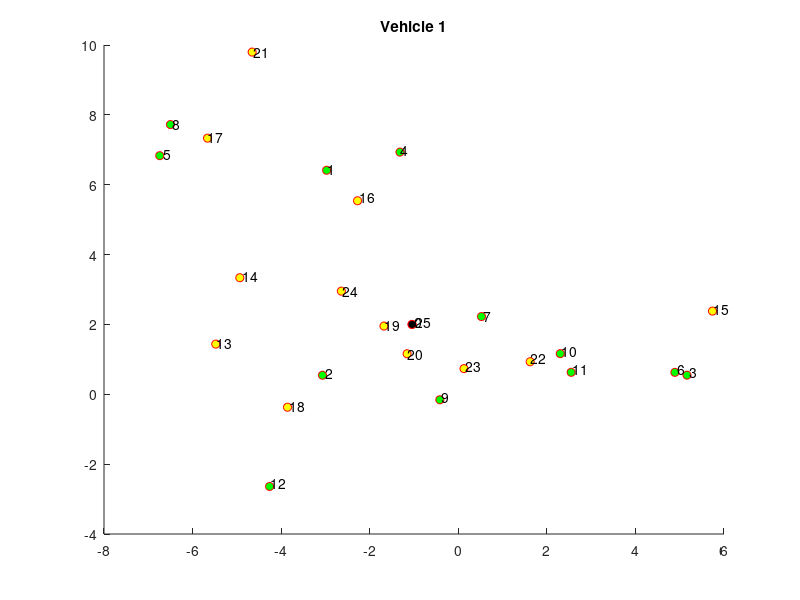
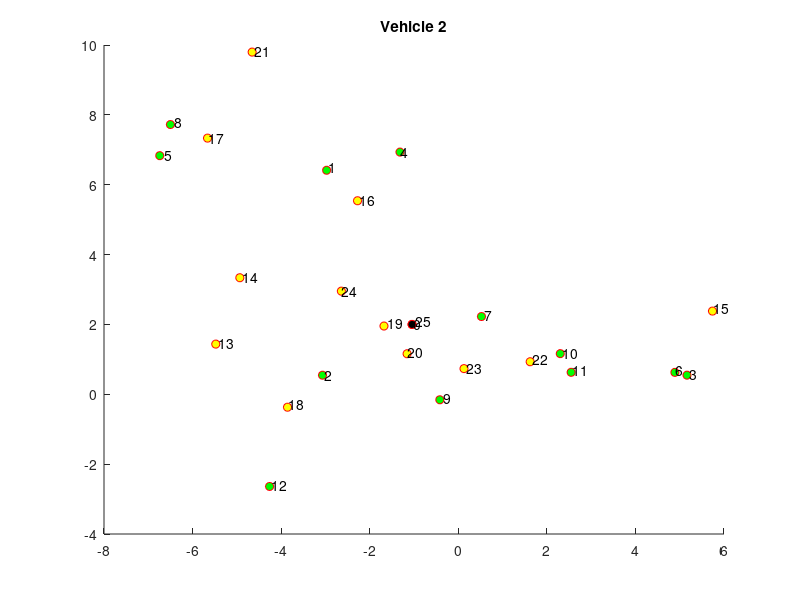
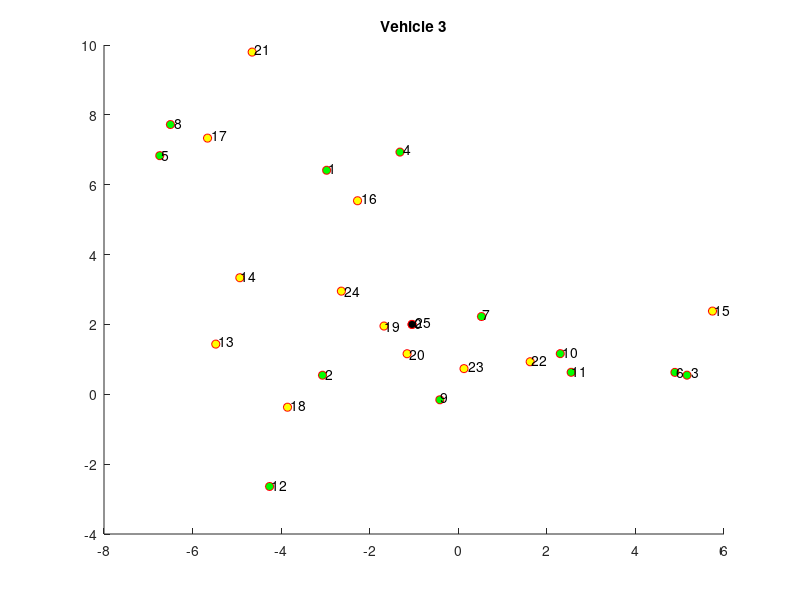

MATLAB code for these plots, in order: (Note: this script raises an error after producing the figures.)

   
 
clc
close all
clear all
[nodes,x_coord,y_coord,d_vec, q_vec,e_vec, l_vec] = textread('pr01_small.txt','%d %f %f %d %d %f %f');
[v_no,v_cap,v_routing_time,v_speed] = textread('vehicles.txt','%d %d %f %f');
 n_s=(size(q_vec,1)-2)/2;
 m=size(v_no,1);
 max_route=max(v_routing_time);
 
 
 
 Max_ride=90;
allowed_delay=15;
 alpha=.6;

    
 global_time=0;
 pool_size=2*n_s+2;
 time_res=5;
    for i=1:m
    served_nodes{i}=[0];
    start_time_mat{i}=[0];
    infeas_nodes_mat{i}=[];
     load_vec{i}=[0];
     current_time_mat{i}=[0];
     waiting_time_mat{i}=zeros(1,2);
    end
    
 served_node_all=[0];
 
 %%%%%%Static Figures%%%

 n=n_s;
 for i=1:m
     point_coordinate=[x_coord y_coord]';
    figure(i)
    scatter(point_coordinate(1,2:n+1),point_coordinate(2,2:n+1),'o','MarkerEdgeColor','r','MarkerFaceColor','g');
    hold on
    scatter(point_coordinate(1,n+2:2*n+1),point_coordinate(2,n+2:2*n+1),'o','MarkerEdgeColor','r','MarkerFaceColor','y');
    scatter(point_coordinate(1,1),point_coordinate(2,1),'o','MarkerEdgeColor','r','MarkerFaceColor','black');
    scatter(point_coordinate(1,2*n+2),point_coordinate(2,2*n+2),'o','MarkerEdgeColor','r','MarkerFaceColor','black');
    for ip=1:2*n+2
        text(point_coordinate(1,ip)+.1*rand,point_coordinate(2,ip)+.1*rand,num2str(ip-1));
    end

 title(['Vehicle ',num2str(i)])

     
 end
 
 %%%%%%%%Initiating some variables%%%%
 k_mov=ones(m,1);
 n_d=7;
  
 i_dyn=1;
 x_range=[-10,10];
 y_range=[-10,10];                                                                                                                                                                      
 n=n_s+n_d;
 n_add=n_s;

 %%%%%%%%%%%%%%%%%%%%%%%%
 

 while (global_time<max_route&&pool_size>0)
     %alpha=alpha+ alpha_increment; 
     for i_v=1:m
         x_line=[];
         y_line=[];                             %%%% current_time_mat{i_v}(1) allows to start serving even after time zero%%%%   
         if current_time_mat{i_v}(end)<=global_time+current_time_mat{i_v}(1)
             cap=v_cap(i_v);
             rout_time=v_routing_time(i_v); 
             speed=v_speed(i_v);
          
             [served_node,start_time,infeas_nodes,current_time,load,waiting]=solve_single(served_node_all,served_nodes{i_v},infeas_nodes_mat{i_v},start_time_mat{i_v},current_time_mat{i_v}(end),load_vec{i_v}(end),cap,speed,Max_ride,x_coord,y_coord,d_vec,q_vec,e_vec,l_vec);
            
             
             
             served_nodes{i_v}=[served_nodes{i_v};served_node];
             start_time_mat{i_v}=[start_time_mat{i_v};start_time];
             infeas_nodes_mat{i_v}=[infeas_nodes_mat{i_v};infeas_nodes];
             current_time_mat{i_v}=[current_time_mat{i_v};current_time];
             load_vec{i_v}=[load_vec{i_v};load];
             
             waiting_time_mat{i_v}=[waiting_time_mat{i_v};waiting];
             if served_node>0
                 served_node_all=[served_node_all;served_node];
             end
             
          
             
             %%%%%%%% Adding routes to figures%%
             
             figure(i_v)
             
             hold on
             %pause(3)
             
             c_t=current_time_mat{i_v}(end);
             title(['Vehicle ',num2str(i_v),', Current time= ',num2str(c_t),', Global time= ',num2str(global_time)]);
             
             
             %               fig_vec(i_v)=fig_vec(i_v)+1;
             %               i_fig= fig_vec(i_v);
             if size(served_nodes{i_v},1)>1
             x_line=[x_coord(served_nodes{i_v}(end-1)+1) ,x_coord(served_nodes{i_v}(end)+1)]';
             y_line=[y_coord(served_nodes{i_v}(end-1)+1) ,y_coord(served_nodes{i_v}(end)+1)]';
             line(x_line,y_line,'Color','m','LineWidth',1);
             x_line=[];
             y_line=[];
             end
             if size(infeas_nodes_mat{i_v},1)>0
                 for i_in=1:size(infeas_nodes_mat{i_v},1)
                     x_infes=x_coord( infeas_nodes_mat{i_v}(i_in)+1);
                     y_infes=y_coord(infeas_nodes_mat{i_v}(i_in)+1);
                     scatter(x_infes,y_infes,'o','MarkerEdgeColor','r','MarkerFaceColor','r');
                 end
             end
             %%%%%%%%%%%%%%%%%%%%%%%%%%%%%%%%%%%%%%%%%%%%%%%%%%
             
             
             
             
             
             
             
             
             
             
             
             
         end
         
         
         %%%%%%%%%%%%%%%%%%%%%%%%%%%%%%%%%%%%%%%%%%%%%
         
         
         
         
         mov{i_v}(k_mov(i_v)) = getframe(gcf);
         k_mov(i_v)=k_mov(i_v)+1;
         
     end
%       served_nodes{1}'
% %             n_add
% %             i_dyn
% %             dyn_req
% disp('here')
%              pause(2)
     
     %figure(i_v)
     %%%%%%If wanna show all steps of global time%%%
     %        pause(1)
     %          c_t=current_time_mat{i_v}(end);
     %           title(['Vehicle ',num2str(i_v),', Current time= ',num2str(c_t),', Global time= ',num2str(global_time)]);
     %%%%%%%%%%%%%%%%%%%%%%%%%%
     %            pause(1)
     %          x_line=[x_coord(served_nodes{i_v}(end-1)+1) ,x_coord(served_nodes{i_v}(end)+1)]';
     %               y_line=[y_coord(served_nodes{i_v}(end-1)+1) ,y_coord(served_nodes{i_v}(end)+1)]';
     %               line(x_line,y_line,'Color','m','LineWidth',1);
     % hold on
     
     %%%%%%%%%%%%%%%%%%%%%Adding dynamic part%%%%%%%
%       alpha_t=rand;       
%       request_time=(1-alpha_t)*global_time+alpha_t*max_route;
request_time=100;

      if i_dyn<=n_d&&global_time>=request_time
          
          [x_d, y_d, d_d, q_d,e_d,l_d]=dyn_req_gen(global_time,x_range,y_range,cap,max_route);
          
          
          
          
          
          for id=1:m
              point_coordinate_dyn=[x_d; y_d];
              figure(id)
              scatter(point_coordinate_dyn(1,1),point_coordinate_dyn(2,1),'s','MarkerEdgeColor','r','MarkerFaceColor','blue');
              scatter(point_coordinate_dyn(1,2),point_coordinate_dyn(2,2),'s','MarkerEdgeColor','r','MarkerFaceColor','c');
              
              text(point_coordinate_dyn(1,1)+.1*rand,point_coordinate_dyn(2,1)+.1*rand,{'d_',num2str(i_dyn)});
              text(point_coordinate_dyn(1,2)+.1*rand,point_coordinate_dyn(2,2)+.1*rand,{'dd_',num2str(i_dyn)});
          end
          
          
          x_coord=vec_aug(x_coord,x_d,n_add);
          y_coord=vec_aug(y_coord,y_d,n_add);
          d_vec=vec_aug(d_vec,d_d,n_add);
          q_vec=vec_aug(q_vec,q_d,n_add);
          e_vec=vec_aug(e_vec,e_d,n_add);
          l_vec=vec_aug(l_vec,l_d,n_add);
          
          n_add=n_s+i_dyn;
          
          
          
          
          
          
          
          %%%%%%%%%%%%%Updating the number of served nodes and infeasible nodes%%%
          for i_vv=1:m
              for i_reord=1:size(served_nodes{i_vv},1)
                  
                  if served_nodes{i_vv}(i_reord,1)>=n_add
                      served_nodes{i_vv}(i_reord,1)=served_nodes{i_vv}(i_reord,1)+1;
                      
                      served_nodes{i_vv}(i_reord,1)
                      
                  end
              end
              
              for i_reordp=1:size(infeas_nodes_mat{i_vv},1)
                  if infeas_nodes_mat{i_vv}(i_reordp,1)>=n_add
                      infeas_nodes_mat{i_vv}(i_reordp,1)=infeas_nodes_mat{i_vv}(i_reordp,1)+1;
                  end
              end
              
              for i_reordpp=1:size(waiting_time_mat{i_vv},1)
                  if waiting_time_mat{i_vv}(i_reordpp,1)>=n_add
                      waiting_time_mat{i_vv}(i_reordpp,1)=waiting_time_mat{i_vv}(i_reordpp,1)+1;
                  end
              end
              
              
          end
          
          for i_reordppp=2:size(served_node_all,1)
              if served_node_all(i_reordppp,1)>=n_add
                  
                  served_node_all(i_reordppp,1)=served_node_all(i_reordppp,1)+1;
                  
              end
          end
          
          i_dyn=i_dyn+1;
          
          
      end
      
      
      
      
      
      
      global_time=global_time+time_res;
      pool_size=2*n_s+1+2*n_d-size(served_node_all,1);
      
 end
 
 
 %%%%%%%%%%%%%%%%%%%last line to deopt%%%%%%%%%%%%%%%%%%%
 %n=n_s;
 for i_l=1:m
     
     %%%%%%%%%%%%%%%%%%%%Allowing the last picked-up customer to reach iits
     %%%%%%%%%%%%%%%%%%%%destination%%%%
     i_rem_co=size(served_nodes{i_l},1);
     still_onboard=[];
     for i_pass=i_rem_co:-1:ceil(i_rem_co/2)
         if ismember(served_nodes{i_l}(i_pass)+n,served_nodes{i_l})==0&&served_nodes{i_l}(i_pass)<n+1
             still_onboard=[still_onboard;served_nodes{i_l}(i_pass)+n];
             
             
         end
     end
     
     
     if still_onboard~=0
         for i_si=size(still_onboard,1):-1:1
             
             served_nodes{i_l}=[served_nodes{i_l};still_onboard(i_si)];
             
             x_fin=x_coord(served_nodes{i_l}(end-1)+1);
             y_fin=y_coord(served_nodes{i_l}(end-1)+1);
             served_node_coord=[x_fin,y_fin];
             dist_final=sqrt((served_node_coord(1)-x_coord(served_nodes{i_l}(end-2),1))^2+(served_node_coord(2)-y_coord(served_nodes{i_l}(end-2),1))^2)/v_speed(i_l,1);
             load_vec{i_l}=[load_vec{i_l};load_vec{i_l}(end)+q_vec(served_nodes{i_l}(end-1)+1,1)];
             start_time_mat{i_l}(end+1)=start_time_mat{i_l}(end)+dist_final+d_vec(served_nodes{i_l}(end-1)+1);
             
             current_time=start_time_mat{i_l}(end);
             figure(i_l)
             title(['Vehicle ',num2str(i_l),', Current time= ',num2str(current_time),', Global time= ',num2str(global_time)]);
             x_line=[x_coord(served_nodes{i_l}(end-1)+1) ,x_coord(served_nodes{i_l}(end)+1) ]';
             y_line=[y_coord(served_nodes{i_l}(end-1)+1) ,y_coord(served_nodes{i_l}(end)+1) ]';
             
             
             line(x_line,y_line,'Color','c','LineWidth',1);
             mov{i_l}(end) = getframe(gcf);
             filename=['anim' num2str(i_l) '.avi'];
             cd ('D:\VRP\Matlabstuff\codes\myAlgo-Dynamic\anim_multi')
             movie2avi(mov{i_l},filename,'fps',3, 'compression', 'None');
         end
         
     end
     
     %%%%%%%%%%%%%%%%%%%%%
     
     if served_nodes{i_l}(end)~=2*n+1;
         served_nodes{i_l}=[served_nodes{i_l};2*n+1];
         x_fin=x_coord(served_nodes{i_l}(end-1)+1);
         y_fin=y_coord(served_nodes{i_l}(end-1)+1);
         served_node_coord=[x_fin,y_fin];
         dist_final=sqrt((served_node_coord(1)-x_coord(2*n+2,1))^2+(served_node_coord(2)-y_coord(2*n+2,1))^2)/v_speed(i_l,1);
         load_vec{i_l}=[load_vec{i_l};0];
         start_time_mat{i_l}(end+1)=start_time_mat{i_l}(end)+dist_final+d_vec(served_nodes{i_l}(end-1)+1);
         
         current_time=start_time_mat{i_l}(end);
         figure(i_l)
         title(['Vehicle ',num2str(i_l),', Current time= ',num2str(current_time),', Global time= ',num2str(global_time)]);
         x_line=[x_coord(served_nodes{i_l}(end-1)+1) ,x_coord(served_nodes{i_l}(end)+1) ]';
         y_line=[y_coord(served_nodes{i_l}(end-1)+1) ,y_coord(served_nodes{i_l}(end)+1) ]';
         
         
         line(x_line,y_line,'Color','m','LineWidth',1);
         mov{i_l}(end) = getframe(gcf);
         filename=['anim' num2str(i_l) '.avi'];
         cd ('D:\VRP\Matlabstuff\codes\myAlgo-Dynamic\anim_multi')
         movie2avi(mov{i_l},filename,'fps',3, 'compression', 'None');
     else
         while served_nodes{i_l}(end)==served_nodes{i_l}(end-1)
             served_nodes{i_l}(end)=[];
             start_time_mat{i_l}(end)=[];
             load_vec{i_l}(end)=[];
         end
     end
     %%%%Calculating the ride  time%%%%
     ride_time{i_l}=ride_time_cal(served_nodes{i_l},start_time_mat{i_l},n,d_vec);
     
     %%%%%%%%%%%%%%%%%%%%%%%%%%%%%%%
 end
 
 
 tot_dist=zeros(m,1);
 for i=1:m
     tot_dist(i)=distance_travelled(x_coord,y_coord,served_nodes{i});
 end
 Total_distance_traveled=sum(tot_dist)
 %%%%%%%changing alpha%%%%
%  distal(i_alpha,1)=alpha;
%  distal(i_alpha,2)=size(served_node_all,1);
%  distal(i_alpha,3)=Total_distance_traveled;
%  alpha=alpha+1/20;


